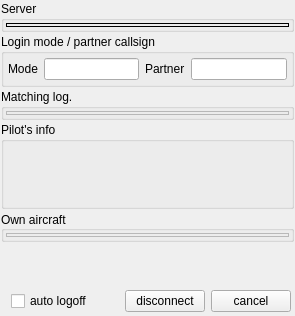
<?xml version="1.0" encoding="UTF-8"?>
<ui version="4.0">
 <class>CLoginOverviewComponent</class>
 <widget class="QFrame" name="CLoginOverviewComponent">
  <property name="geometry">
   <rect>
    <x>0</x>
    <y>0</y>
    <width>295</width>
    <height>316</height>
   </rect>
  </property>
  <property name="windowTitle">
   <string>Login component</string>
  </property>
  <layout class="QVBoxLayout" name="hl_LoginAdvComponent">
   <property name="spacing">
    <number>2</number>
   </property>
   <property name="leftMargin">
    <number>1</number>
   </property>
   <property name="topMargin">
    <number>1</number>
   </property>
   <property name="rightMargin">
    <number>1</number>
   </property>
   <property name="bottomMargin">
    <number>1</number>
   </property>
   <item>
    <widget class="QGroupBox" name="gb_Server">
     <property name="title">
      <string>Server</string>
     </property>
     <layout class="QVBoxLayout" name="vl_Network">
      <property name="spacing">
       <number>3</number>
      </property>
      <property name="leftMargin">
       <number>2</number>
      </property>
      <property name="topMargin">
       <number>2</number>
      </property>
      <property name="rightMargin">
       <number>2</number>
      </property>
      <property name="bottomMargin">
       <number>2</number>
      </property>
      <item>
       <widget class="BlackGui::Editors::CServerForm" name="form_Server">
        <property name="frameShape">
         <enum>QFrame::Panel</enum>
        </property>
       </widget>
      </item>
     </layout>
    </widget>
   </item>
   <item>
    <widget class="QGroupBox" name="gb_LoginMode">
     <property name="title">
      <string>Login mode / partner callsign</string>
     </property>
     <layout class="QGridLayout" name="gl_LoginMode">
      <property name="leftMargin">
       <number>4</number>
      </property>
      <property name="topMargin">
       <number>4</number>
      </property>
      <property name="rightMargin">
       <number>4</number>
      </property>
      <property name="bottomMargin">
       <number>4</number>
      </property>
      <item row="0" column="1">
       <widget class="QLineEdit" name="le_LoginMode">
        <property name="readOnly">
         <bool>true</bool>
        </property>
       </widget>
      </item>
      <item row="0" column="2">
       <widget class="QLabel" name="lbl_PartnerCallsign">
        <property name="text">
         <string>Partner</string>
        </property>
       </widget>
      </item>
      <item row="0" column="0">
       <widget class="QLabel" name="lbl_LoginMode">
        <property name="text">
         <string>Mode</string>
        </property>
       </widget>
      </item>
      <item row="0" column="3">
       <widget class="QLineEdit" name="le_PartnerCallsign">
        <property name="readOnly">
         <bool>true</bool>
        </property>
       </widget>
      </item>
     </layout>
    </widget>
   </item>
   <item>
    <widget class="QGroupBox" name="gb_MatchingLog">
     <property name="title">
      <string>Matching log.</string>
     </property>
     <layout class="QVBoxLayout" name="vl_MatchingLogConnected">
      <property name="leftMargin">
       <number>2</number>
      </property>
      <property name="topMargin">
       <number>2</number>
      </property>
      <property name="rightMargin">
       <number>2</number>
      </property>
      <property name="bottomMargin">
       <number>2</number>
      </property>
      <item>
       <widget class="BlackGui::Components::CModelMatcherLogEnable" name="comp_MatchingLog">
        <property name="frameShape">
         <enum>QFrame::StyledPanel</enum>
        </property>
        <property name="frameShadow">
         <enum>QFrame::Raised</enum>
        </property>
       </widget>
      </item>
     </layout>
    </widget>
   </item>
   <item>
    <widget class="QGroupBox" name="gb_PilotsDetails">
     <property name="title">
      <string>Pilot's info</string>
     </property>
     <layout class="QVBoxLayout" name="vl_PilotIngoGroupBox">
      <property name="leftMargin">
       <number>2</number>
      </property>
      <property name="topMargin">
       <number>2</number>
      </property>
      <property name="rightMargin">
       <number>2</number>
      </property>
      <property name="bottomMargin">
       <number>2</number>
      </property>
      <item alignment="Qt::AlignTop">
       <widget class="BlackGui::Editors::CPilotForm" name="form_Pilot">
        <property name="minimumSize">
         <size>
          <width>0</width>
          <height>60</height>
         </size>
        </property>
        <property name="focusPolicy">
         <enum>Qt::NoFocus</enum>
        </property>
       </widget>
      </item>
     </layout>
    </widget>
   </item>
   <item>
    <widget class="QGroupBox" name="gb_OwnAircraft">
     <property name="focusPolicy">
      <enum>Qt::StrongFocus</enum>
     </property>
     <property name="title">
      <string>Own aircraft</string>
     </property>
     <property name="alignment">
      <set>Qt::AlignLeading|Qt::AlignLeft|Qt::AlignVCenter</set>
     </property>
     <property name="checkable">
      <bool>false</bool>
     </property>
     <layout class="QVBoxLayout" name="vl_OwnAircraft">
      <property name="leftMargin">
       <number>2</number>
      </property>
      <property name="topMargin">
       <number>2</number>
      </property>
      <property name="rightMargin">
       <number>2</number>
      </property>
      <property name="bottomMargin">
       <number>2</number>
      </property>
      <item>
       <widget class="BlackGui::Components::CNetworkAircraftValuesComponent" name="comp_NetworkAircraft">
        <property name="frameShape">
         <enum>QFrame::StyledPanel</enum>
        </property>
        <property name="frameShadow">
         <enum>QFrame::Raised</enum>
        </property>
       </widget>
      </item>
     </layout>
    </widget>
   </item>
   <item>
    <spacer name="vs_LoginAdvComponent">
     <property name="orientation">
      <enum>Qt::Vertical</enum>
     </property>
     <property name="sizeHint" stdset="0">
      <size>
       <width>20</width>
       <height>40</height>
      </size>
     </property>
    </spacer>
   </item>
   <item alignment="Qt::AlignBottom">
    <widget class="QFrame" name="fr_Buttons">
     <layout class="QGridLayout" name="gl_Buttons">
      <property name="leftMargin">
       <number>10</number>
      </property>
      <property name="topMargin">
       <number>3</number>
      </property>
      <property name="rightMargin">
       <number>3</number>
      </property>
      <property name="bottomMargin">
       <number>3</number>
      </property>
      <item row="1" column="1">
       <spacer name="hs_Buttons">
        <property name="orientation">
         <enum>Qt::Horizontal</enum>
        </property>
        <property name="sizeHint" stdset="0">
         <size>
          <width>40</width>
          <height>20</height>
         </size>
        </property>
       </spacer>
      </item>
      <item row="1" column="3">
       <widget class="QPushButton" name="pb_Cancel">
        <property name="text">
         <string>cancel</string>
        </property>
        <property name="shortcut">
         <string>Esc</string>
        </property>
       </widget>
      </item>
      <item row="1" column="2">
       <widget class="QPushButton" name="pb_Disconnect">
        <property name="text">
         <string>disconnect</string>
        </property>
       </widget>
      </item>
      <item row="1" column="0">
       <widget class="QCheckBox" name="cb_AutoLogoff">
        <property name="toolTip">
         <string>automatically logoff when simulator changes or appears crashed</string>
        </property>
        <property name="text">
         <string>auto logoff</string>
        </property>
       </widget>
      </item>
     </layout>
    </widget>
   </item>
  </layout>
 </widget>
 <customwidgets>
  <customwidget>
   <class>BlackGui::Components::CModelMatcherLogEnable</class>
   <extends>QFrame</extends>
   <header>blackgui/components/modelmatcherlogenable.h</header>
   <container>1</container>
  </customwidget>
  <customwidget>
   <class>BlackGui::Editors::CPilotForm</class>
   <extends>QFrame</extends>
   <header>blackgui/editors/pilotform.h</header>
   <container>1</container>
  </customwidget>
  <customwidget>
   <class>BlackGui::Editors::CServerForm</class>
   <extends>QFrame</extends>
   <header>blackgui/editors/serverform.h</header>
   <container>1</container>
  </customwidget>
  <customwidget>
   <class>BlackGui::Components::CNetworkAircraftValuesComponent</class>
   <extends>QFrame</extends>
   <header>blackgui/components/networkaircraftvaluescomponent.h</header>
   <container>1</container>
  </customwidget>
 </customwidgets>
 <tabstops>
  <tabstop>le_LoginMode</tabstop>
  <tabstop>le_PartnerCallsign</tabstop>
  <tabstop>gb_OwnAircraft</tabstop>
  <tabstop>cb_AutoLogoff</tabstop>
  <tabstop>pb_Disconnect</tabstop>
  <tabstop>pb_Cancel</tabstop>
 </tabstops>
 <resources/>
 <connections/>
</ui>
